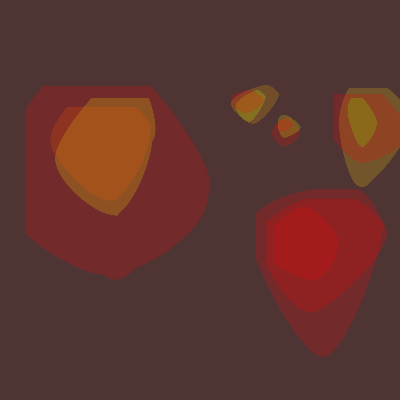
Frame 1 (no input)
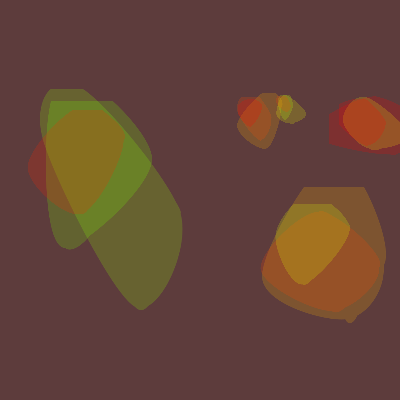
Frame 2 (the mouse pressed at the canvas centre, redrawn once)

The Processing sketch that drew these frames (run headless with seeded random() and noise(); the mouse was pressed at the canvas centre and the sketch redrawn once):

// Processing sketch: processing_82095
// ── processing_82095.pde

//blur is off!

Bioform bf0;
Bioform bf1;
Bioform bf2;
Bioform bf3;
Bioform bf4;
Bioform bf0a;
Bioform bf1a;
Bioform bf2a;
Bioform bf3a;
Bioform bf4a;
Bioform bf0b;
Bioform bf1b;
Bioform bf2b;
Bioform bf3b;
Bioform bf4b;
PGraphics graphics;
float posax;
float posay;
float posbx;
float posby;
float poscx;
float poscy;
float posdx;
float posdy;
float posex;
float posey;
float sc0;


void setup() {

  size(400, 400);
  colorMode(HSB);

  //  float w = width;
  //float h = height;
}

void draw() {
  posax = random((5*width)/52);  //position of first object set
  posay =(5*height)/26+random((5*width)/52);

  posbx = (8*width)/13+random(10); //position of second object set
  posby =.26*height+(5*width)/26+random((5*width)/52);

  poscx = (8*width)/13+0.218*width+random(-(5*width)/52, 0); //position of third object set
  poscy = (5*height)/26+random((5*width)/52);

  posdx = (8*width)/13+random(-(5*width)/52, 0); //position of fourth object set
  posdy =(5*height)/26+random(-(5*height)/52, (5*height)/52) ;

  posex = (8*width)/13+0.0637*width; //position of fifth object set
  posey = random((5*height)/26)+0.218*height;

  noLoop();
  background(posex, posay, posdy);
  smooth();
  noStroke();
  bf0 = new Bioform(width, height);
  bf1 = new Bioform(width, height);
  bf2 = new Bioform(width, height);
  bf3 = new Bioform(width, height);
  bf4 = new Bioform(width, height);
  bf0 = new Bioform(width, height);
  bf1a = new Bioform(width, height);
  bf2a = new Bioform(width, height);
  bf3a = new Bioform(width, height);
  bf4a = new Bioform(width, height);
  bf0a = new Bioform(width, height);
  bf1b = new Bioform(width, height);
  bf2b = new Bioform(width, height);
  bf3b = new Bioform(width, height);
  bf4b = new Bioform(width, height);
  bf0b = new Bioform(width, height);

  //379;

  sc0= .6; // scale increment
  println("A " + posax+" :" +posay+ " ||" +"D "   +posdx+ ": "+posdy);
  pushMatrix();
  translate(posax, posay);
  fill(#FF0000, 50);
  scale(.45, .45);
  bf0.go();
  scale(.7, .7);
  translate(width/10, height/10);
  bf0a.go();
  scale(.7, .7);
  translate(width/10, height/10);
  bf0b.go();
  popMatrix();  
  pushMatrix();


  translate(posbx, posby);
  scale(sc0, sc0);
  scale(sc0, sc0);
  bf1.go();
  scale(.7, .7);
  translate(width/10, height/10);
  bf1a.go();
  scale(.7, .7);
  translate(width/10, height/10);
  bf1b.go();
  popMatrix();  
  pushMatrix();   


  translate(poscx, poscy);
  scale(sc0, sc0); 
  scale(sc0, sc0);
  scale(sc0, sc0);
  bf2.go();
  scale(.7, .7);
  translate(width/10, height/10);
  bf2a.go();
  scale(.7, .7);
  translate(width/10, height/10);
  bf2b.go();
  popMatrix();
  pushMatrix();   

  translate(posdx, posdy);
  scale(sc0, sc0); 
  scale(sc0, sc0); 
  scale(sc0, sc0);
  scale(sc0, sc0);
  bf3.go();
  scale(.7, .7);
  translate(width/10, height/10);
  bf3a.go();
  scale(.7, .7);
  translate(width/10, height/10);
  bf3b.go();
  popMatrix();

  pushMatrix();   

  translate(posex, posey);
  scale(sc0, sc0); 
  scale(sc0, sc0); 
  scale(sc0, sc0); 
  scale(sc0, sc0);
  scale(sc0, sc0);
  bf4.go();
  scale(.7, .7);
  translate(width/10, height/10);
  bf4a.go();
  scale(.7, .7);
  translate(width/10, height/10);
  bf4b.go();
  popMatrix();

//  filter(BLUR, 8);
}
class Bioform {
  PGraphics graphics;

  float [] p1x;
  float [] p1y;
  float [] p2x;
  float [] p2y;
  float [] c1x;
  float [] c1y;
  float [] c2x;
  float [] c2y;


  Bioform(float w, float h) {  


    graphics = createGraphics(2*width, 2*height, JAVA2D);

    p1x = new float[4];
    p1x[0] = w/2+random(-w/8, w/4);
    p1x[1] =w+random(-w/8, w/4);
    p1x[2] = w/2+random(-w/8, w/4);
    p1x[3] =random(-w/4, w/4);

    p1y = new float[4];
    p1y[0] = random(-h/4, h/4);
    p1y[1] = h/2+random(-h/4, h/4);
    p1y[2] = h+random(-h/4, h/4);
    p1y[3] = h/2+random(-h/4, h/4);
    
    appear();
  }



  void appear() {
    graphics.beginDraw();
    graphics.smooth();
    graphics.noStroke();

    graphics.colorMode(HSB, 360, 100, 100);

    graphics.beginShape();
    graphics.vertex(p1x[0], p1y[0]);
    for (int i=0;i<4;i++) {

      if (i==0||i==3) { 
        graphics.fill(p1x[i], p1y[i], 100, 50); //red through lime green
        graphics.curveVertex(p1x[i], p1y[i]);    
        graphics.curveVertex(p1x[(i+1)%4], p1y[(i+1)%4]);


        graphics.curveVertex(p1x[(i+2)%4], p1y[(i+2)%4]);
      }
 
      graphics.curveVertex(p1x[i], p1y[i]);
    }
    graphics.endShape(CLOSE);

    graphics.endDraw();
  }

  void go() {

    image(graphics, 0, 0);
  }
}


void mousePressed()
{
  redraw();
}
